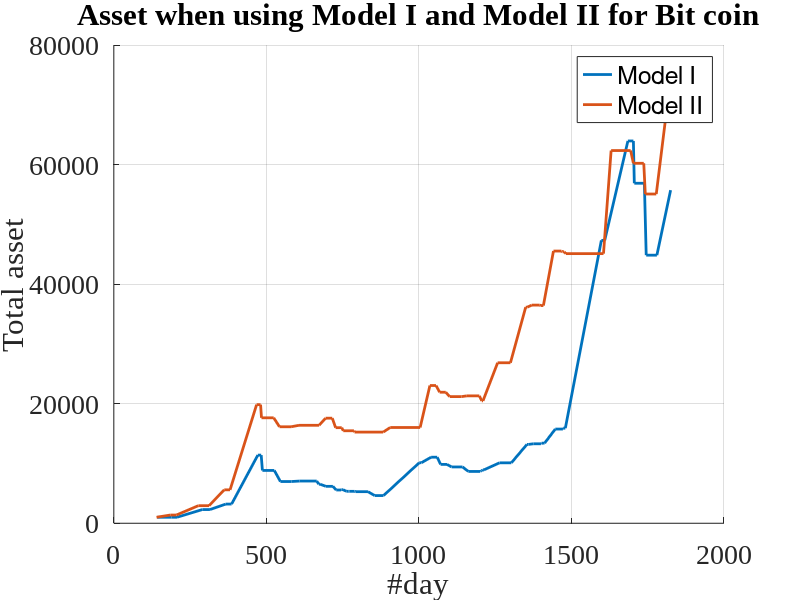

MATLAB code for this plot:
[ml_NUM,ml_TXT,mlRAW] = xlsread('log_ml.csv');
[log_NUM,log_TXT,logRAW] = xlsread('log_SLTMA.csv');
[NUM,TXT,RAW]=xlsread('Analyzed_Data.CSV');

ind = NUM(:,1);
value = NUM(:, 3);
ma5 = NUM(:, 4);
ma30 = NUM(:, 7);


money_sltma = log_NUM(2:end,6);
money_ml = ml_NUM(2:end,6);

figure
hold on
set(gca, 'Fontname', 'Times New Roman','FontSize',20);

plot(log_NUM(2:end, 1), money_sltma, "linewidth", 2);
plot(ml_NUM(2:end, 1), money_ml, "linewidth", 2);

legend("Model I", "Model II")
title("Asset when using Model I and Model II for Bit coin")
xlabel("#day")
ylabel("Total asset")

grid on
hold off